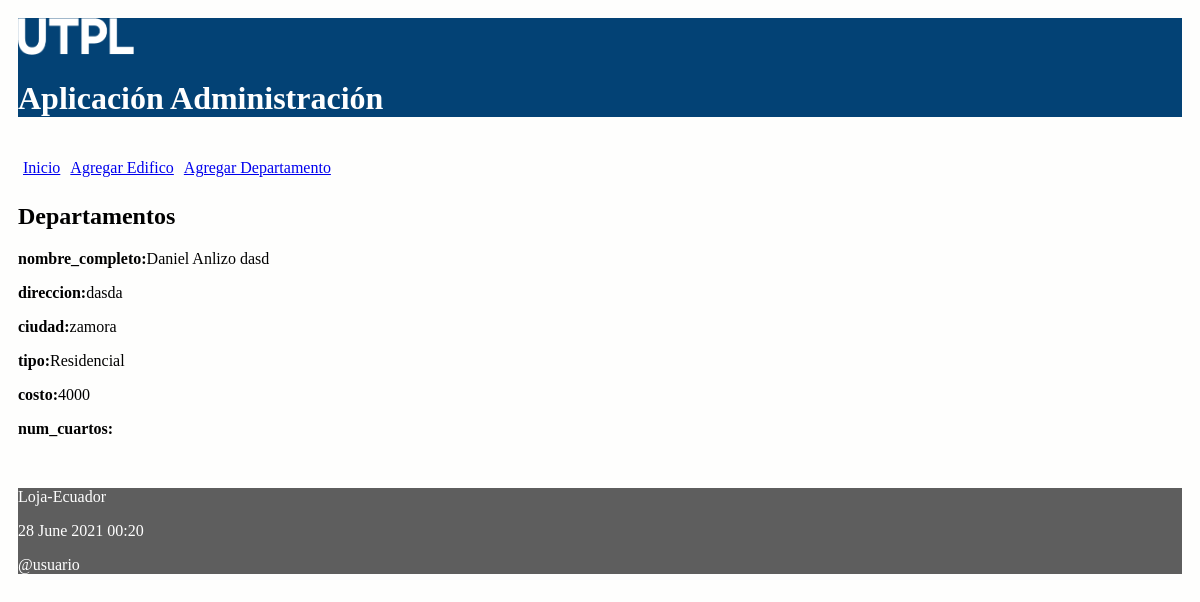
The page /edificio/3 on the database its author committed.
### administrativo/models.py (models this page shows, shortened)
class Departamento(models.Model):
    nombre_completo = models.CharField(max_length=30)
    costo = models.IntegerField()
    num_cuartos = models.IntegerField()
    edificio = models.ForeignKey(Edificio, on_delete=models.CASCADE,
            related_name="num_edificio")

class Edificio(models.Model):
    nombre = models.CharField(max_length=30)
    direccion = models.CharField(max_length=30)
    ciudad = models.CharField(max_length=30)
    opciones_tipo=(
        ('Residencial','residencial'),
        ('Comercial','comercial'),
        )
    tipo = models.CharField(max_length=20, choices=opciones_tipo)

### administrativo/views.py (the view)
# urls.py: path('edificio/<int:id>', views.obtener_edificio,
def obtener_edificio(request, id):
    edificio = Edificio.objects.get(pk=id)
    departamentos = Departamento.objects.get(pk=id)
    informacion_template = {'edificio': edificio,'departamento': departamentos}
    return render(request, 'obtener_edificio.html', informacion_template)

### administrativo/templates/obtener_edificio.html
{% extends "master.html" %}
{% block content %}
<br>
<h2>Departamentos</h2>
<p><b>nombre_completo:</b>{{departamento.nombre_completo}}</p>
<p><b>direccion:</b>{{edificio.direccion}}</p>
<p><b>ciudad:</b>{{edificio.ciudad}}</p>
<p><b>tipo:</b>{{edificio.tipo}}</p>
<p><b>costo:</b>{{departamento.costo}}</p>
<p><b>num_cuartos:</b>{{departamento.tipo}}</p>
<br/>
{% endblock %}

### administrativo/static/css/estilos.css (style rules this page uses)
body { background: #FEFEFD; padding: 10px; text-align: left; }

### rows shown on the page
Departamento: nombre_completo "Daniel Anlizo dasd", costo "4000"
Edificio: direccion "dasda", ciudad "zamora", tipo "Residencial"
